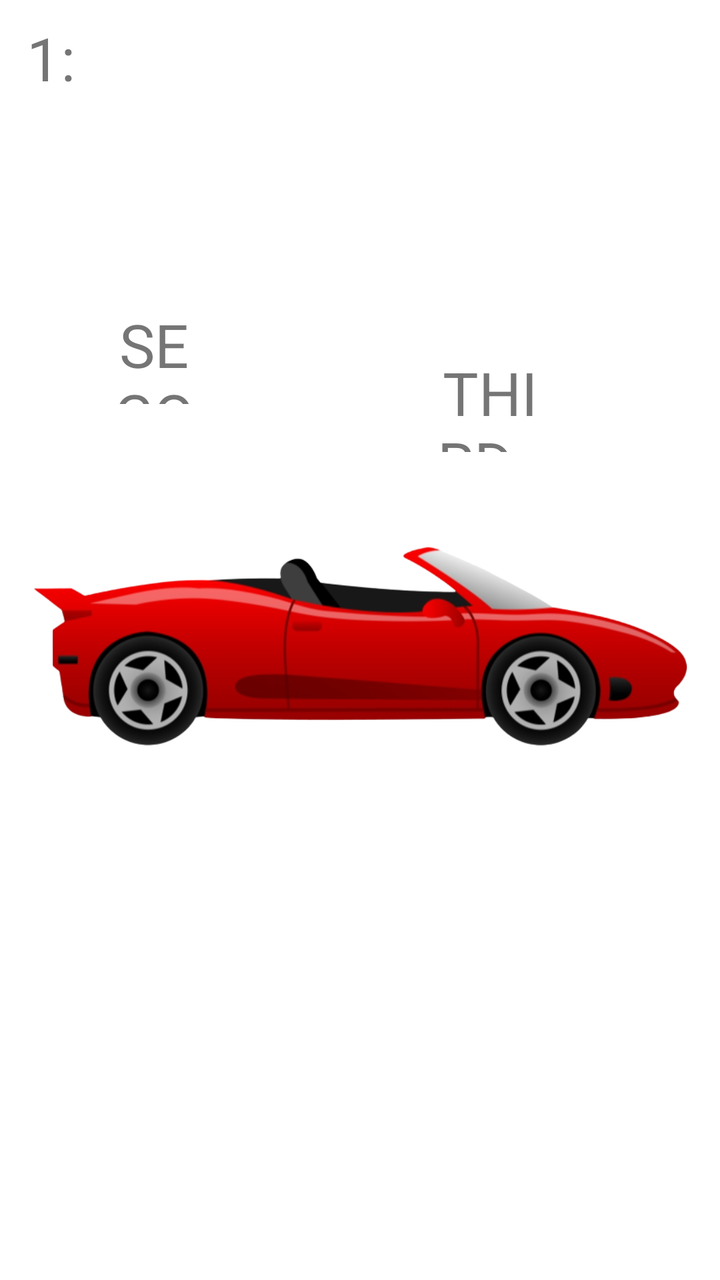
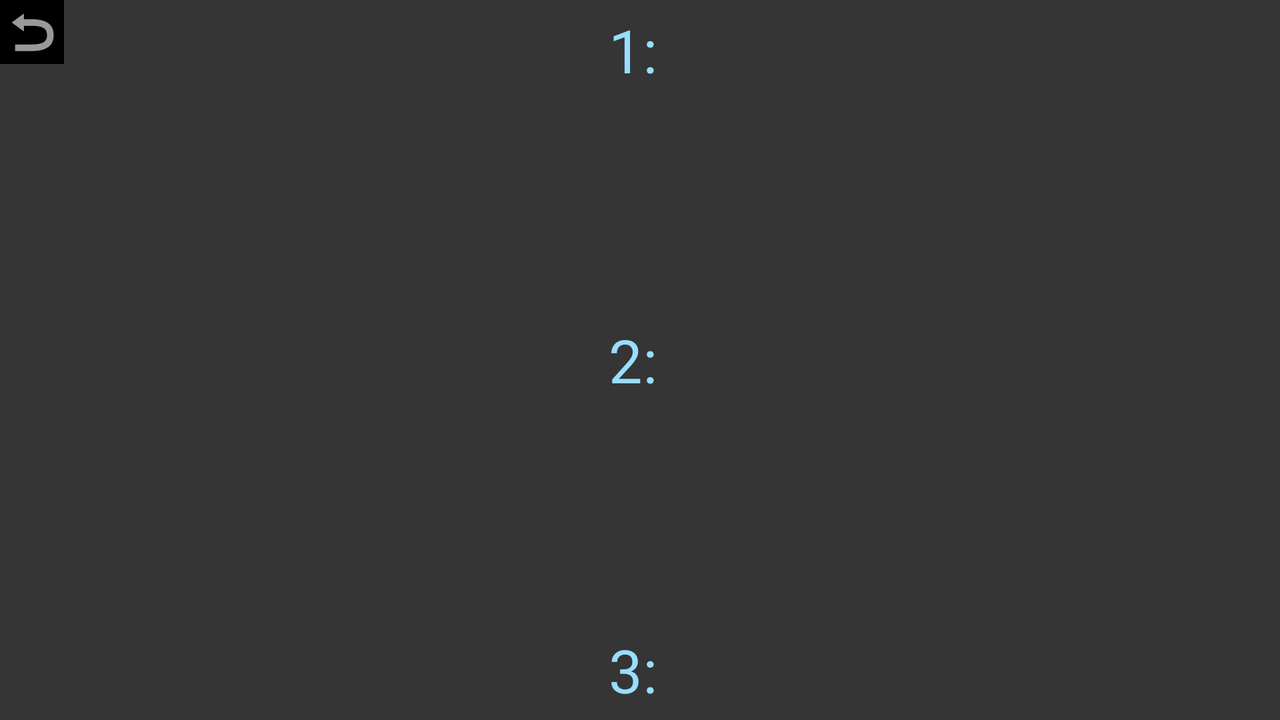

An Android layout and its configuration variant, each rendered on a device that would load it. The default file and the variant file are quoted in full after the pictures.
<!-- AndroidManifest.xml: application theme Theme.QuantumCarGame -->
<!-- res/layout/scores.xml -->
<?xml version="1.0" encoding="utf-8"?>
<androidx.constraintlayout.widget.ConstraintLayout xmlns:android="http://schemas.android.com/apk/res/android"
    xmlns:app="http://schemas.android.com/apk/res-auto"
    xmlns:tools="http://schemas.android.com/tools"
    android:layout_width="match_parent"
    android:layout_height="match_parent"
    tools:context=".MainActivity"
    android:id="@+id/scores">


    <ImageView
        android:id="@+id/image"
        app:layout_constraintLeft_toLeftOf="parent"
        app:layout_constraintTop_toTopOf="parent"
        app:layout_constraintRight_toRightOf="parent"
        app:layout_constraintBottom_toBottomOf="parent"
        android:layout_width="wrap_content"
        android:layout_height="wrap_content"
        app:srcCompat="@drawable/racecar"/>

    <TextView
        android:id="@+id/one_car"
        android:layout_width="50dp"
        android:layout_height="50dp"
        android:layout_marginLeft="4dp"
        android:layout_marginTop="4dp"
        android:gravity="center"
        android:tag="topLeft"
        android:text="1: "
        android:textSize="30dp"
        app:layout_constraintLeft_toLeftOf="parent"
        app:layout_constraintTop_toTopOf="parent" />

    <TextView
        android:id="@+id/one"
        android:layout_width="50dp"
        android:layout_height="50dp"
        android:layout_marginLeft="360dp"
        android:layout_marginTop="4dp"
        android:gravity="center"
        android:tag="topLeft"
        android:text="FIRST: "
        android:textSize="30dp"
        app:layout_constraintLeft_toLeftOf="parent"
        app:layout_constraintTop_toTopOf="parent" />

    <TextView
        android:id="@+id/two"
        android:layout_width="50dp"
        android:layout_height="50dp"
        android:layout_marginLeft="52dp"
        android:layout_marginTop="152dp"
        android:gravity="center"
        android:tag="topLeft"
        android:text="SECOND: "
        android:textSize="30dp"
        app:layout_constraintLeft_toLeftOf="parent"
        app:layout_constraintTop_toTopOf="parent" />

    <TextView
        android:id="@+id/three"
        android:layout_width="50dp"
        android:layout_height="50dp"
        android:layout_marginLeft="220dp"
        android:layout_marginTop="176dp"
        android:gravity="center"
        android:tag="topLeft"
        android:text="THIRD: "
        android:textSize="30dp"
        app:layout_constraintLeft_toLeftOf="parent"
        app:layout_constraintTop_toTopOf="parent" />

    <TextView
        android:id="@+id/four"
        android:layout_width="50dp"
        android:layout_height="50dp"
        android:layout_marginLeft="360dp"
        android:layout_marginTop="676dp"
        android:gravity="center"
        android:tag="topLeft"
        android:text="1: "
        android:textSize="30dp"
        app:layout_constraintLeft_toLeftOf="parent"
        app:layout_constraintTop_toTopOf="parent" />

    <TextView
        android:id="@+id/five"
        android:layout_width="50dp"
        android:layout_height="50dp"
        android:layout_marginLeft="4dp"
        android:layout_marginTop="676dp"
        android:gravity="center"
        android:tag="topLeft"
        android:text="1: "
        android:textSize="30dp"
        app:layout_constraintLeft_toLeftOf="parent"
        app:layout_constraintTop_toTopOf="parent" />

</androidx.constraintlayout.widget.ConstraintLayout>
<!-- resources referenced by this layout -->
<resources>
  <!-- drawable racecar: png bitmap (drawable, 104566 bytes) -->
  <style name="Theme.QuantumCarGame" parent="Theme.MaterialComponents.DayNight.DarkActionBar">
          
          <item name="colorPrimary">@color/purple_500</item>
          <item name="colorPrimaryVariant">@color/purple_700</item>
          <item name="colorOnPrimary">@color/white</item>
          
          <item name="colorSecondary">@color/teal_200</item>
          <item name="colorSecondaryVariant">@color/teal_700</item>
          <item name="colorOnSecondary">@color/black</item>
          
          <item name="android:statusBarColor" tools:targetApi="l">?attr/colorPrimaryVariant</item>
          
      </style>
  <color name="purple_500">#FF6200EE</color>
  <color name="purple_700">#FF3700B3</color>
  <color name="white">#FFFFFFFF</color>
  <color name="teal_200">#FF03DAC5</color>
  <color name="teal_700">#FF018786</color>
  <color name="black">#FF000000</color>
</resources>
<!-- res/layout-land/scores.xml (the repository's variant of the layout above) -->
<!-- drawn on the phone turned sideways -->
<?xml version="1.0" encoding="utf-8"?>
<androidx.constraintlayout.widget.ConstraintLayout xmlns:android="http://schemas.android.com/apk/res/android"
    xmlns:app="http://schemas.android.com/apk/res-auto"
    xmlns:tools="http://schemas.android.com/tools"
    android:layout_width="match_parent"
    android:layout_height="match_parent"
    android:background="#353535"
    tools:context=".MainActivity"
    android:id="@+id/scores">

    <TextView
        android:id="@+id/one"
        android:layout_width="match_parent"
        android:layout_height="50dp"
        android:gravity="center"
        android:tag="topLeft"
        android:fontFamily="@font/goldman_bold"
        android:text="1: "
        android:textSize="30dp"
        android:textColor="@color/light_blue"
        app:layout_constraintLeft_toLeftOf="parent"
        app:layout_constraintTop_toTopOf="parent" />

    <TextView
        android:id="@+id/two"
        android:layout_width="match_parent"
        android:layout_height="50dp"
        android:gravity="center"
        app:layout_constraintVertical_bias=".5"
        android:tag="topLeft"
        android:fontFamily="@font/goldman_bold"
        android:text="2: "
        android:textSize="30dp"
        android:textColor="@color/light_blue"
        app:layout_constraintLeft_toLeftOf="parent"
        app:layout_constraintRight_toRightOf="parent"
        app:layout_constraintTop_toTopOf="parent"
        app:layout_constraintBottom_toBottomOf="parent"
        />

    <TextView
        android:id="@+id/three"
        android:layout_width="match_parent"
        android:layout_height="50dp"
        android:gravity="center"
        android:tag="topLeft"
        android:fontFamily="@font/goldman_bold"
        android:textColor="@color/light_blue"
        android:text="3: "
        android:textSize="30dp"
        app:layout_constraintLeft_toLeftOf="parent"
        app:layout_constraintBottom_toBottomOf="parent"/>

    <ImageButton
        android:id="@+id/imageButton"
        android:layout_width="wrap_content"
        android:layout_height="wrap_content"
        app:srcCompat="@android:drawable/ic_menu_revert"
        app:layout_constraintTop_toTopOf="parent"
        app:layout_constraintLeft_toLeftOf="parent"
        android:background="@color/black"
        android:onClick="startScreen"
        />


</androidx.constraintlayout.widget.ConstraintLayout>
<!-- resources referenced by the variant -->
<!-- as the phone turned sideways resolves them -->
<resources>
  <color name="black">#FF000000</color>
  <color name="light_blue">#99ddff</color>
  <style name="Theme.QuantumCarGame" parent="Theme.MaterialComponents.DayNight.DarkActionBar">
          
          <item name="colorPrimary">@color/purple_500</item>
          <item name="colorPrimaryVariant">@color/purple_700</item>
          <item name="colorOnPrimary">@color/white</item>
          
          <item name="colorSecondary">@color/teal_200</item>
          <item name="colorSecondaryVariant">@color/teal_700</item>
          <item name="colorOnSecondary">@color/black</item>
          
          <item name="android:statusBarColor" tools:targetApi="l">?attr/colorPrimaryVariant</item>
          
      </style>
  <color name="purple_500">#FF6200EE</color>
  <color name="purple_700">#FF3700B3</color>
  <color name="white">#FFFFFFFF</color>
  <color name="teal_200">#FF03DAC5</color>
  <color name="teal_700">#FF018786</color>
</resources>
